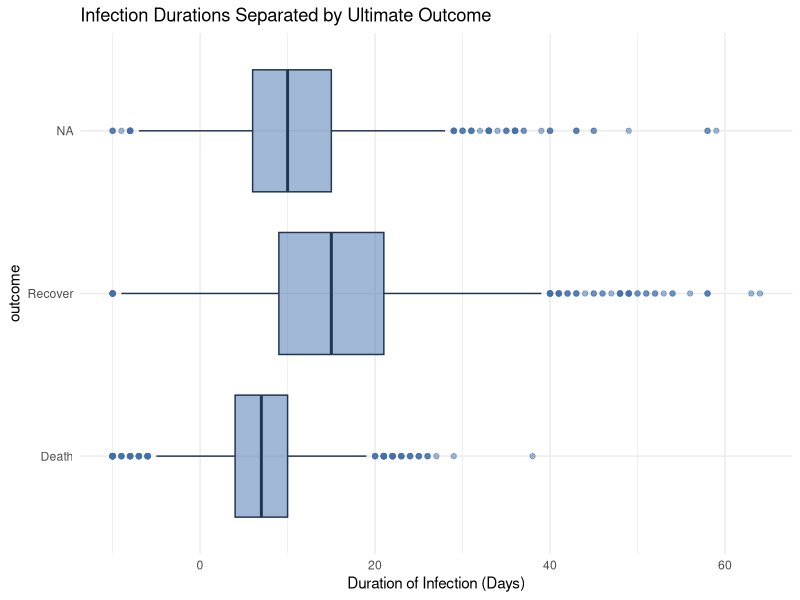
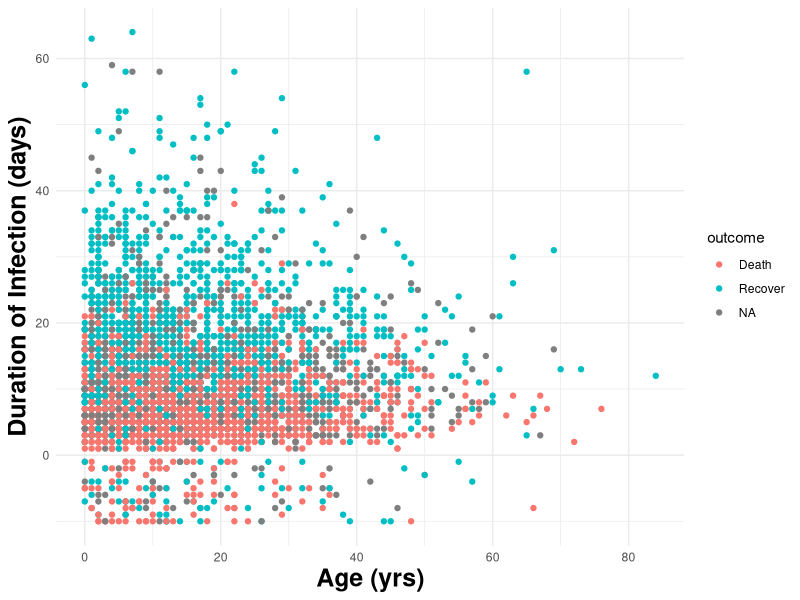
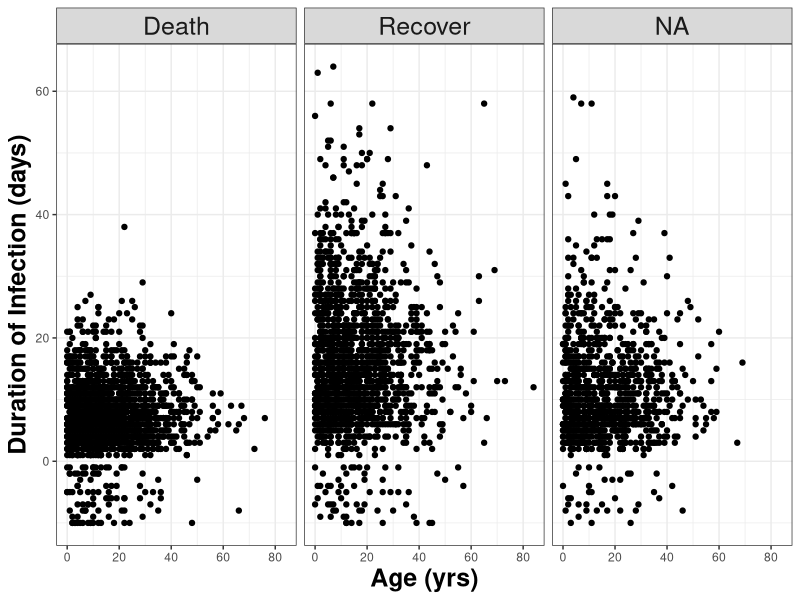
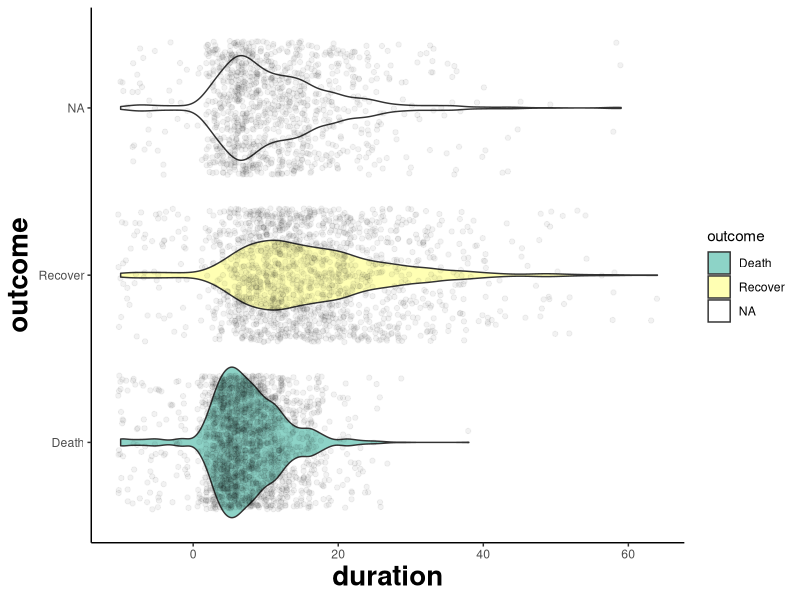
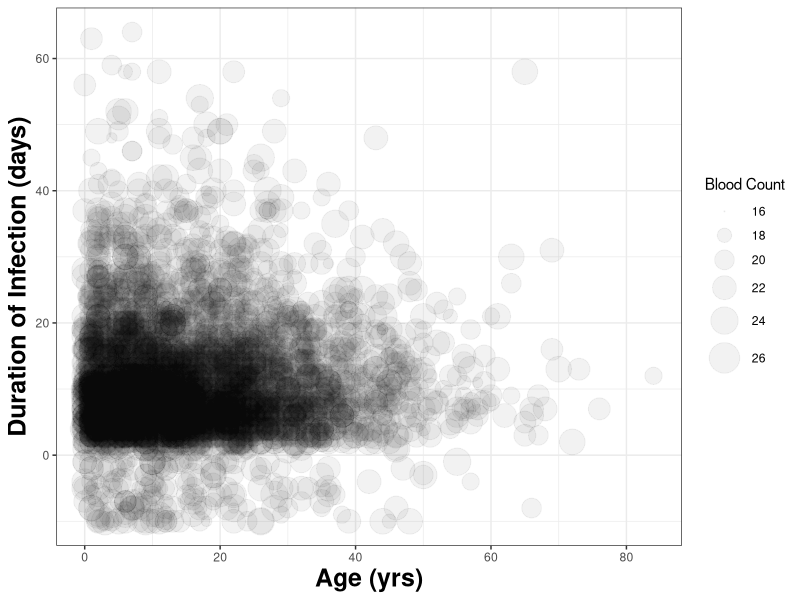
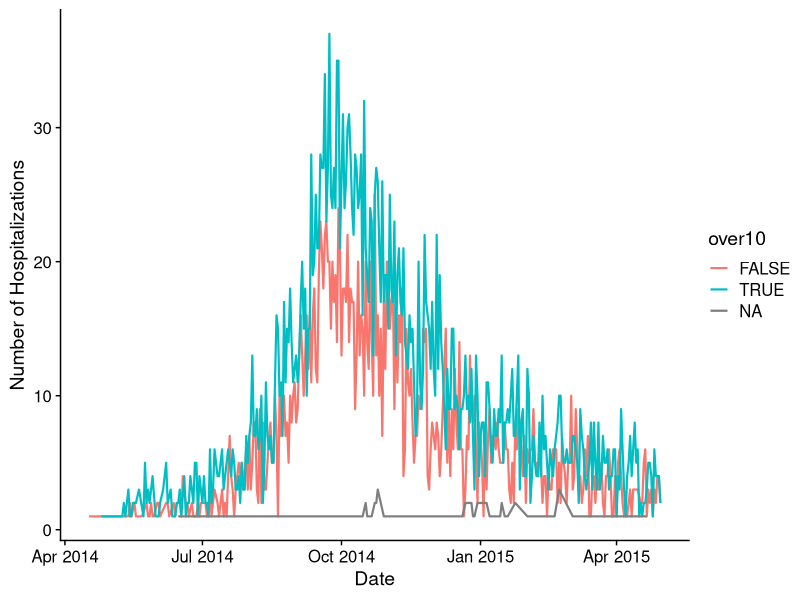

Write R code to recreate these figures, in order.
## ---- chunk 1
knitr::opts_chunk$set(echo = TRUE, message = FALSE, warning = FALSE, fig.align = "center")
## ---- chunk 2
library(tidyverse)

data <- read_csv("linelist.csv") |>
  mutate(duration = date_outcome - date_onset)
## ---- chunk 3

fill <- "#4271AE" #color of box fill
line <- "#1F3552" #color of box outline



#plot
ggplot(data, aes(x=duration, y=outcome)) +  #indicate the data, x and y values
  geom_boxplot(fill=fill, color=line, alpha=0.5, outlier.colour = fill) + #add box plot layer
  xlab("Duration of Infection (Days)") + #label x axis
  ggtitle("Infection Durations Separated by Ultimate Outcome") + #add title
  theme_minimal() # Change the theme

## ---- chunk 4

ggplot(data, aes(x = age, y = duration, color = outcome)) + #set data, x,y and col values
        geom_point() + #add points layer
        xlab("Age (yrs)")+
        ylab("Duration of Infection (days)")+
        theme_minimal()+ # Change Theme
        theme(axis.title = element_text(face = "bold", size=18)) #change font of both axis labels

## ---- chunk 5

ggplot(data, aes(x = age, y = duration)) + #set data, x,y and col values
        geom_point() + #add points layer
        xlab("Age (yrs)")+
        facet_wrap(~outcome)+# Separate into panels by outcome
        ylab("Duration of Infection (days)")+
        theme_bw() +# Change Theme
        theme(axis.title = element_text(face = "bold", size=18), strip.text = element_text(size = 18)) #change font of both axis labels

## ---- chunk 6

ggplot(data, aes(duration, outcome)) + #set x and y data
      geom_violin(aes(fill = outcome)) + #plot as violin 
      scale_fill_brewer(palette="Set3")+ #set colors using color brewer
      geom_jitter(alpha = 0.05) + # Add jittered points and make them faint
      theme_classic()+ #Set a new theme
      theme(axis.title = element_text(face = "bold", size=20)) #change font of axis labels



## ---- chunk 7

ggplot(data, aes(x = age, y = duration, size = ct_blood)) + #set data, x,y and col values
        geom_point(alpha = 0.05) + #add points layer
        xlab("Age (yrs)")+
        ylab("Duration of Infection (days)")+
        scale_size(name = "Blood Count", range = c(.1, 10)) +
        theme_bw() +# Change Theme
        theme(axis.title = element_text(face = "bold", size=18), strip.text = element_text(size = 18)) #change font of both axis labels

## ---- chunk 8
library(cowplot) # includes theme_half_open()

caseSums <- data |>
  mutate(over10 = age>10) |>
  group_by(date_hospitalisation, over10) |>
  summarize(Hospitalizations = n())

ggplot(caseSums, aes(x = date_hospitalisation, y = Hospitalizations, color = over10))+
  geom_line(size = .75)+ # Plot line and set thickness
  theme_half_open()+ # Choose theme
  xlab("Date") + # Label x axis
  ylab("Number of Hospitalizations") # Label y axis


